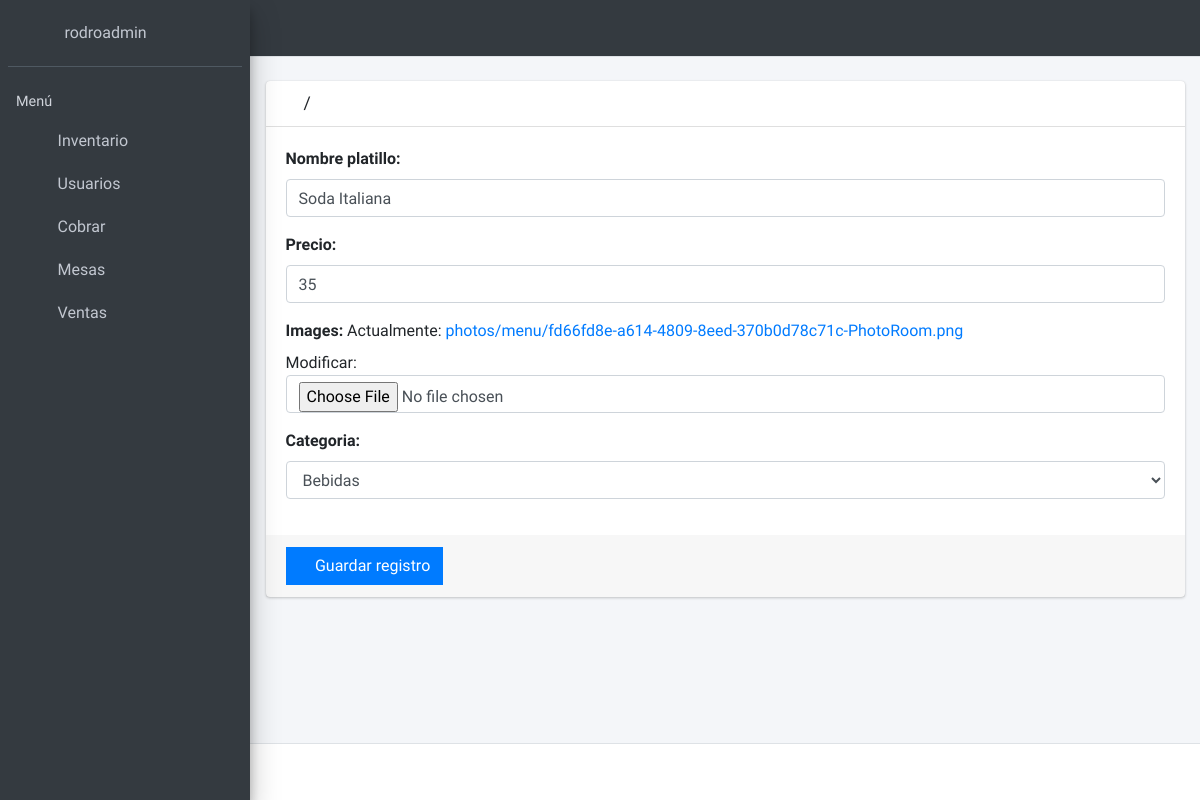
The app's page /carta/editar/2/ (signed in), older data.
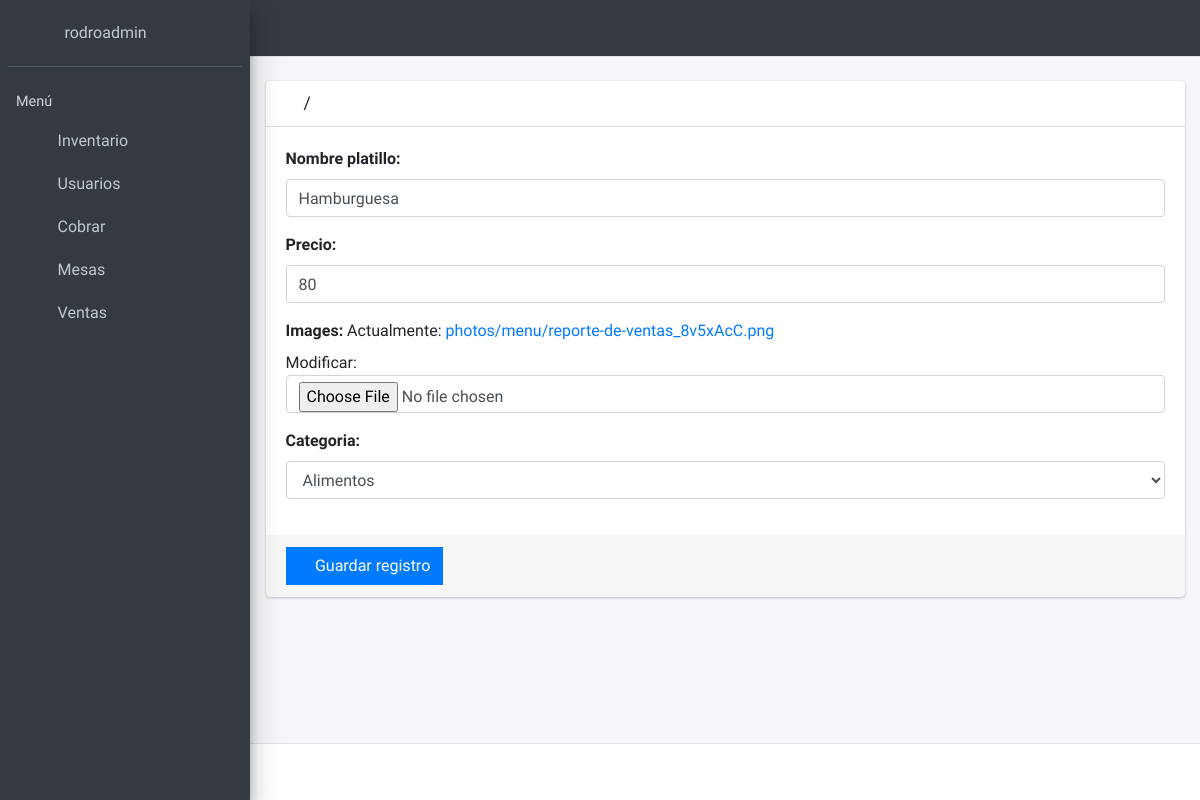
The same page, newer data.
### carta/models.py (models this page shows, shortened)
class ProductoMenu(models.Model):
    nombre_platillo = models.CharField(max_length=200, unique=True)
    precio = models.IntegerField()
    images = models.ImageField(upload_to='photos/menu')
    categoria = models.ForeignKey(Inventario, on_delete=models.CASCADE)

### carta/views.py (the view)
# urls.py: path('editar/<int:pk>/', PlatilloUpdateView.as_view(), name='editar_platillo'),
class PlatilloUpdateView(UpdateView):
    model = ProductoMenu
    form_class = CartaForm
    template_name = 'carta/crear.html'
    success_url = reverse_lazy('inventario')
    @method_decorator(login_required)
    def dispatch(self, request, *args, **kwargs):
        return super().dispatch(request, *args, **kwargs)

### inventario/forms.py
class CartaForm(ModelForm):
    def __init__(self, *args, **kwargs):
        super().__init__(*args, **kwargs)
        for form in self.visible_fields():
            form.field.widget.attrs['class'] = 'form-control'
            form.field.widget.attrs['autocomplete'] = 'off'
        self.fields['nombre_platillo'].widget.attrs['autofocus'] = True
    class Meta:
        model = ProductoMenu
        fields = '__all__'
        widgets = {
            'date_joined': DateInput(format='%Y-%m-%d',
                                     attrs={
                                         'value': datetime.now().strftime('%Y-%m-%d')
                                     }
                                     ),
        }

### inventario/models.py (called while the page is built)
    def __str__(self):
        return self.nombre_categoria

### templates/carta/crear.html
{% extends 'include/form.html' %}

### templates/include/form.html (shortened to what this page needs)
{% extends 'include/body.html' %}
{% load widget_tweaks %}
{% block content %}
    <form method="post" action="." enctype="multipart/form-data">
        <div class="card card-default">
            <div class="card-header">
                <h3 class="card-title">
                    <i class="fas fa-plus"></i>
                    {{ title }} / {{ date_now }}
                </h3>
            </div>
            <div class="card-body">
                {% for field in form.visible_fields %}
                    <div class="form-group">
                        <label for="email">{{ field.label }}:</label>
                        {{ field | add_class:'form-control' | attr:'autocomplete:off' }}
                    </div>
                {% endfor %}
            </div>
            <div class="card-footer">
                <button type="submit" class="btn btn-primary btn-flat">
                    <i class="fas fa-save"></i> Guardar registro
                </button>
            </div>
        </div>
    </form>
{% endblock %}

Row changes from the older to the newer data that the page shows:
changed ProductoMenu: nombre_platillo "Soda Italiana" → "Hamburguesa"; precio "35" → "80"; categoria "Bebidas" → "Alimentos"
Text that changed along with them:
text no longer shown: "Actualmente: photos/menu/fd66fd8e-a614-4809-8eed-370b0d78c71c-PhotoRoom.png Modificar:"
text now shown: "Actualmente: photos/menu/reporte-de-ventas_8v5xAcC.png Modificar:"
